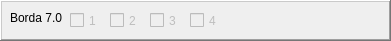
      <widget class="QFrame" name="frame_23">
       <property name="geometry">
        <rect>
         <x>5</x>
         <y>320</y>
         <width>391</width>
         <height>41</height>
        </rect>
       </property>
       <property name="frameShape">
        <enum>QFrame::WinPanel</enum>
       </property>
       <property name="frameShadow">
        <enum>QFrame::Raised</enum>
       </property>
       <widget class="QCheckBox" name="cb701">
        <property name="enabled">
         <bool>false</bool>
        </property>
        <property name="geometry">
         <rect>
          <x>70</x>
          <y>10</y>
          <width>41</width>
          <height>21</height>
         </rect>
        </property>
        <property name="text">
         <string>1</string>
        </property>
       </widget>
       <widget class="QCheckBox" name="cb702">
        <property name="enabled">
         <bool>false</bool>
        </property>
        <property name="geometry">
         <rect>
          <x>110</x>
          <y>10</y>
          <width>41</width>
          <height>21</height>
         </rect>
        </property>
        <property name="text">
         <string>2</string>
        </property>
       </widget>
       <widget class="QLabel" name="label_28">
        <property name="geometry">
         <rect>
          <x>10</x>
          <y>10</y>
          <width>58</width>
          <height>16</height>
         </rect>
        </property>
        <property name="text">
         <string>Borda 7.0</string>
        </property>
       </widget>
       <widget class="QCheckBox" name="cb703">
        <property name="enabled">
         <bool>false</bool>
        </property>
        <property name="geometry">
         <rect>
          <x>150</x>
          <y>10</y>
          <width>41</width>
          <height>21</height>
         </rect>
        </property>
        <property name="text">
         <string>3</string>
        </property>
       </widget>
       <widget class="QCheckBox" name="cb704">
        <property name="enabled">
         <bool>false</bool>
        </property>
        <property name="geometry">
         <rect>
          <x>190</x>
          <y>10</y>
          <width>41</width>
          <height>21</height>
         </rect>
        </property>
        <property name="text">
         <string>4</string>
        </property>
       </widget>
      </widget>
